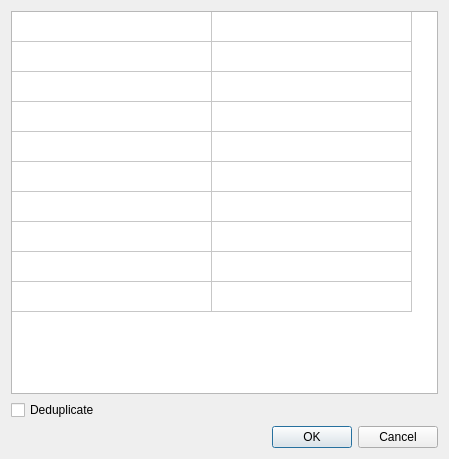
<?xml version="1.0" encoding="UTF-8"?>
<ui version="4.0">
 <class>loggingForm</class>
 <widget class="QDialog" name="loggingForm">
  <property name="windowModality">
   <enum>Qt::WindowModal</enum>
  </property>
  <property name="geometry">
   <rect>
    <x>0</x>
    <y>0</y>
    <width>449</width>
    <height>459</height>
   </rect>
  </property>
  <property name="windowTitle">
   <string>Logging Selector</string>
  </property>
  <layout class="QVBoxLayout" name="verticalLayout">
   <item>
    <widget class="QTableWidget" name="maskTableWidget">
     <property name="rowCount">
      <number>10</number>
     </property>
     <property name="columnCount">
      <number>2</number>
     </property>
     <attribute name="horizontalHeaderVisible">
      <bool>false</bool>
     </attribute>
     <attribute name="horizontalHeaderDefaultSectionSize">
      <number>200</number>
     </attribute>
     <attribute name="horizontalHeaderHighlightSections">
      <bool>false</bool>
     </attribute>
     <attribute name="horizontalHeaderMinimumSectionSize">
      <number>200</number>
     </attribute>
     <attribute name="verticalHeaderVisible">
      <bool>false</bool>
     </attribute>
     <row/>
     <row/>
     <row/>
     <row/>
     <row/>
     <row/>
     <row/>
     <row/>
     <row/>
     <row/>
     <column/>
     <column/>
    </widget>
   </item>
   <item>
    <widget class="QCheckBox" name="deduplicateCheckBox">
     <property name="text">
      <string>Deduplicate</string>
     </property>
    </widget>
   </item>
   <item>
    <widget class="QDialogButtonBox" name="buttonBox">
     <property name="orientation">
      <enum>Qt::Horizontal</enum>
     </property>
     <property name="standardButtons">
      <set>QDialogButtonBox::Cancel|QDialogButtonBox::Ok</set>
     </property>
    </widget>
   </item>
  </layout>
 </widget>
 <resources/>
 <connections>
  <connection>
   <sender>buttonBox</sender>
   <signal>accepted()</signal>
   <receiver>loggingForm</receiver>
   <slot>accept()</slot>
   <hints>
    <hint type="sourcelabel">
     <x>248</x>
     <y>254</y>
    </hint>
    <hint type="destinationlabel">
     <x>157</x>
     <y>274</y>
    </hint>
   </hints>
  </connection>
  <connection>
   <sender>buttonBox</sender>
   <signal>rejected()</signal>
   <receiver>loggingForm</receiver>
   <slot>reject()</slot>
   <hints>
    <hint type="sourcelabel">
     <x>316</x>
     <y>260</y>
    </hint>
    <hint type="destinationlabel">
     <x>286</x>
     <y>274</y>
    </hint>
   </hints>
  </connection>
 </connections>
</ui>
